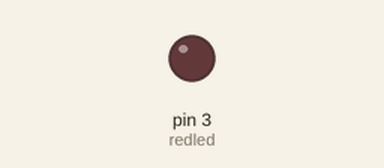
A sketch run on a simulated Arduino Uno, built with avr-gcc and run on an emulated ATmega328P. On the bench: output pins drawn as LEDs (lit = HIGH).

Above: at 0.05 s.
At 5.75 s:
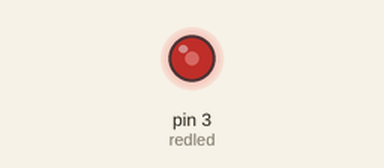
At 11.55 s:
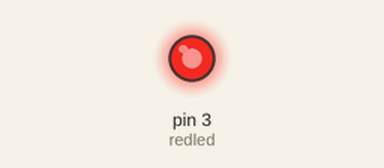
At 23.15 s:
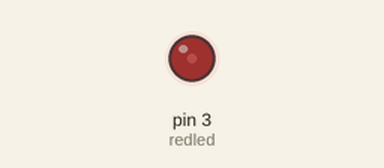
Timing chart, 0 to 33.3 s (numbered marks = the images above):
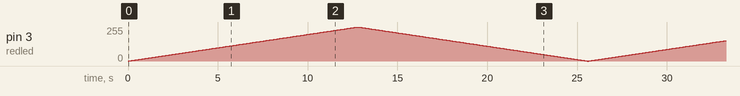

The sketch:

sketch_apr22a.ino
```cpp
int redled = 3;
void setup(){
    pinMode(redled, OUTPUT);
}
void loop(){
    for(int i = 0;i <256;i++){
        analogWrite(redled,i);
        delay(50);
    }

    for(int i = 255;i >= 0;i--){
        analogWrite(redled,i);
        delay(50);
    }
}
```
